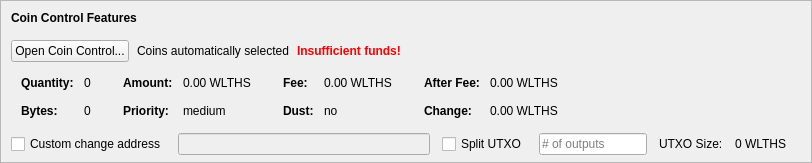
    <widget class="QFrame" name="frameCoinControl">
     <property name="sizePolicy">
      <sizepolicy hsizetype="Expanding" vsizetype="Expanding">
       <horstretch>0</horstretch>
       <verstretch>0</verstretch>
      </sizepolicy>
     </property>
     <property name="maximumSize">
      <size>
       <width>16777215</width>
       <height>16777215</height>
      </size>
     </property>
     <property name="frameShape">
      <enum>QFrame::StyledPanel</enum>
     </property>
     <property name="frameShadow">
      <enum>QFrame::Sunken</enum>
     </property>
     <layout class="QVBoxLayout" name="verticalLayoutCoinControl2">
      <property name="spacing">
       <number>0</number>
      </property>
      <property name="leftMargin">
       <number>0</number>
      </property>
      <property name="topMargin">
       <number>0</number>
      </property>
      <property name="rightMargin">
       <number>0</number>
      </property>
      <property name="bottomMargin">
       <number>6</number>
      </property>
      <item>
       <layout class="QVBoxLayout" name="verticalLayoutCoinControl" stretch="0,0,0,0,1">
        <property name="spacing">
         <number>0</number>
        </property>
        <property name="leftMargin">
         <number>10</number>
        </property>
        <property name="topMargin">
         <number>10</number>
        </property>
        <item>
         <layout class="QHBoxLayout" name="horizontalLayoutCoinControl1">
          <property name="bottomMargin">
           <number>15</number>
          </property>
          <item>
           <widget class="QLabel" name="labelCoinControlFeatures">
            <property name="sizePolicy">
             <sizepolicy hsizetype="Preferred" vsizetype="Maximum">
              <horstretch>0</horstretch>
              <verstretch>0</verstretch>
             </sizepolicy>
            </property>
            <property name="font">
             <font>
              <weight>75</weight>
              <bold>true</bold>
             </font>
            </property>
            <property name="styleSheet">
             <string notr="true">font-weight:bold;</string>
            </property>
            <property name="text">
             <string>Coin Control Features</string>
            </property>
           </widget>
          </item>
         </layout>
        </item>
        <item>
         <layout class="QHBoxLayout" name="horizontalLayoutCoinControl2" stretch="0,0,0,0">
          <property name="spacing">
           <number>8</number>
          </property>
          <property name="bottomMargin">
           <number>10</number>
          </property>
          <item>
           <widget class="QPushButton" name="pushButtonCoinControl">
            <property name="styleSheet">
             <string notr="true"/>
            </property>
            <property name="text">
             <string>Open Coin Control...</string>
            </property>
            <property name="autoDefault">
             <bool>false</bool>
            </property>
           </widget>
          </item>
          <item>
           <widget class="QLabel" name="labelCoinControlAutomaticallySelected">
            <property name="text">
             <string>Coins automatically selected</string>
            </property>
            <property name="margin">
             <number>5</number>
            </property>
           </widget>
          </item>
          <item>
           <widget class="QLabel" name="labelCoinControlInsuffFunds">
            <property name="font">
             <font>
              <weight>75</weight>
              <bold>true</bold>
             </font>
            </property>
            <property name="styleSheet">
             <string notr="true">color:red;font-weight:bold;</string>
            </property>
            <property name="text">
             <string>Insufficient funds!</string>
            </property>
            <property name="margin">
             <number>5</number>
            </property>
           </widget>
          </item>
          <item>
           <spacer name="horizontalSpacerCoinControl">
            <property name="orientation">
             <enum>Qt::Horizontal</enum>
            </property>
            <property name="sizeHint" stdset="0">
             <size>
              <width>40</width>
              <height>1</height>
             </size>
            </property>
           </spacer>
          </item>
         </layout>
        </item>
        <item>
         <widget class="QWidget" name="widgetCoinControl" native="true">
          <property name="sizePolicy">
           <sizepolicy hsizetype="Preferred" vsizetype="Preferred">
            <horstretch>0</horstretch>
            <verstretch>0</verstretch>
           </sizepolicy>
          </property>
          <property name="minimumSize">
           <size>
            <width>0</width>
            <height>0</height>
           </size>
          </property>
          <property name="styleSheet">
           <string notr="true"/>
          </property>
          <layout class="QHBoxLayout" name="horizontalLayoutCoinControl5">
           <property name="leftMargin">
            <number>0</number>
           </property>
           <property name="topMargin">
            <number>0</number>
           </property>
           <property name="rightMargin">
            <number>0</number>
           </property>
           <property name="bottomMargin">
            <number>0</number>
           </property>
           <item>
            <layout class="QHBoxLayout" name="horizontalLayoutCoinControl3" stretch="0,0,0,1">
             <property name="spacing">
              <number>20</number>
             </property>
             <property name="topMargin">
              <number>0</number>
             </property>
             <property name="bottomMargin">
              <number>10</number>
             </property>
             <item>
              <layout class="QFormLayout" name="formLayoutCoinControl1">
               <property name="horizontalSpacing">
                <number>10</number>
               </property>
               <property name="verticalSpacing">
                <number>14</number>
               </property>
               <property name="leftMargin">
                <number>10</number>
               </property>
               <property name="topMargin">
                <number>4</number>
               </property>
               <property name="rightMargin">
                <number>6</number>
               </property>
               <item row="0" column="0">
                <widget class="QLabel" name="labelCoinControlQuantityText">
                 <property name="font">
                  <font>
                   <weight>75</weight>
                   <bold>true</bold>
                  </font>
                 </property>
                 <property name="text">
                  <string>Quantity:</string>
                 </property>
                 <property name="margin">
                  <number>0</number>
                 </property>
                </widget>
               </item>
               <item row="0" column="1">
                <widget class="QLabel" name="labelCoinControlQuantity">
                 <property name="cursor">
                  <cursorShape>IBeamCursor</cursorShape>
                 </property>
                 <property name="contextMenuPolicy">
                  <enum>Qt::ActionsContextMenu</enum>
                 </property>
                 <property name="text">
                  <string notr="true">0</string>
                 </property>
                 <property name="margin">
                  <number>0</number>
                 </property>
                 <property name="textInteractionFlags">
                  <set>Qt::LinksAccessibleByMouse|Qt::TextSelectableByKeyboard|Qt::TextSelectableByMouse</set>
                 </property>
                </widget>
               </item>
               <item row="1" column="0">
                <widget class="QLabel" name="labelCoinControlBytesText">
                 <property name="font">
                  <font>
                   <weight>75</weight>
                   <bold>true</bold>
                  </font>
                 </property>
                 <property name="text">
                  <string>Bytes:</string>
                 </property>
                </widget>
               </item>
               <item row="1" column="1">
                <widget class="QLabel" name="labelCoinControlBytes">
                 <property name="cursor">
                  <cursorShape>IBeamCursor</cursorShape>
                 </property>
                 <property name="contextMenuPolicy">
                  <enum>Qt::ActionsContextMenu</enum>
                 </property>
                 <property name="text">
                  <string notr="true">0</string>
                 </property>
                 <property name="textInteractionFlags">
                  <set>Qt::LinksAccessibleByMouse|Qt::TextSelectableByKeyboard|Qt::TextSelectableByMouse</set>
                 </property>
                </widget>
               </item>
              </layout>
             </item>
             <item>
              <layout class="QFormLayout" name="formLayoutCoinControl2">
               <property name="horizontalSpacing">
                <number>10</number>
               </property>
               <property name="verticalSpacing">
                <number>14</number>
               </property>
               <property name="leftMargin">
                <number>6</number>
               </property>
               <property name="topMargin">
                <number>4</number>
               </property>
               <property name="rightMargin">
                <number>6</number>
               </property>
               <item row="0" column="0">
                <widget class="QLabel" name="labelCoinControlAmountText">
                 <property name="font">
                  <font>
                   <weight>75</weight>
                   <bold>true</bold>
                  </font>
                 </property>
                 <property name="text">
                  <string>Amount:</string>
                 </property>
                 <property name="margin">
                  <number>0</number>
                 </property>
                </widget>
               </item>
               <item row="0" column="1">
                <widget class="QLabel" name="labelCoinControlAmount">
                 <property name="cursor">
                  <cursorShape>IBeamCursor</cursorShape>
                 </property>
                 <property name="contextMenuPolicy">
                  <enum>Qt::ActionsContextMenu</enum>
                 </property>
                 <property name="text">
                  <string notr="true">0.00 WLTHS</string>
                 </property>
                 <property name="textInteractionFlags">
                  <set>Qt::LinksAccessibleByMouse|Qt::TextSelectableByKeyboard|Qt::TextSelectableByMouse</set>
                 </property>
                </widget>
               </item>
               <item row="1" column="0">
                <widget class="QLabel" name="labelCoinControlPriorityText">
                 <property name="font">
                  <font>
                   <weight>75</weight>
                   <bold>true</bold>
                  </font>
                 </property>
                 <property name="text">
                  <string>Priority:</string>
                 </property>
                </widget>
               </item>
               <item row="1" column="1">
                <widget class="QLabel" name="labelCoinControlPriority">
                 <property name="cursor">
                  <cursorShape>IBeamCursor</cursorShape>
                 </property>
                 <property name="contextMenuPolicy">
                  <enum>Qt::ActionsContextMenu</enum>
                 </property>
                 <property name="text">
                  <string>medium</string>
                 </property>
                 <property name="textInteractionFlags">
                  <set>Qt::LinksAccessibleByMouse|Qt::TextSelectableByKeyboard|Qt::TextSelectableByMouse</set>
                 </property>
                </widget>
               </item>
              </layout>
             </item>
             <item>
              <layout class="QFormLayout" name="formLayoutCoinControl3">
               <property name="horizontalSpacing">
                <number>10</number>
               </property>
               <property name="verticalSpacing">
                <number>14</number>
               </property>
               <property name="leftMargin">
                <number>6</number>
               </property>
               <property name="topMargin">
                <number>4</number>
               </property>
               <property name="rightMargin">
                <number>6</number>
               </property>
               <item row="0" column="0">
                <widget class="QLabel" name="labelCoinControlFeeText">
                 <property name="font">
                  <font>
                   <weight>75</weight>
                   <bold>true</bold>
                  </font>
                 </property>
                 <property name="text">
                  <string>Fee:</string>
                 </property>
                 <property name="margin">
                  <number>0</number>
                 </property>
                </widget>
               </item>
               <item row="0" column="1">
                <widget class="QLabel" name="labelCoinControlFee">
                 <property name="cursor">
                  <cursorShape>IBeamCursor</cursorShape>
                 </property>
                 <property name="contextMenuPolicy">
                  <enum>Qt::ActionsContextMenu</enum>
                 </property>
                 <property name="text">
                  <string notr="true">0.00 WLTHS</string>
                 </property>
                 <property name="textInteractionFlags">
                  <set>Qt::LinksAccessibleByMouse|Qt::TextSelectableByKeyboard|Qt::TextSelectableByMouse</set>
                 </property>
                </widget>
               </item>
               <item row="1" column="0">
                <widget class="QLabel" name="labelCoinControlLowOutputText">
                 <property name="font">
                  <font>
                   <weight>75</weight>
                   <bold>true</bold>
                  </font>
                 </property>
                 <property name="text">
                  <string>Dust:</string>
                 </property>
                </widget>
               </item>
               <item row="1" column="1">
                <widget class="QLabel" name="labelCoinControlLowOutput">
                 <property name="cursor">
                  <cursorShape>IBeamCursor</cursorShape>
                 </property>
                 <property name="contextMenuPolicy">
                  <enum>Qt::ActionsContextMenu</enum>
                 </property>
                 <property name="text">
                  <string>no</string>
                 </property>
                 <property name="textInteractionFlags">
                  <set>Qt::LinksAccessibleByMouse|Qt::TextSelectableByKeyboard|Qt::TextSelectableByMouse</set>
                 </property>
                </widget>
               </item>
              </layout>
             </item>
             <item>
              <layout class="QFormLayout" name="formLayoutCoinControl4">
               <property name="horizontalSpacing">
                <number>10</number>
               </property>
               <property name="verticalSpacing">
                <number>14</number>
               </property>
               <property name="leftMargin">
                <number>6</number>
               </property>
               <property name="topMargin">
                <number>4</number>
               </property>
               <property name="rightMargin">
                <number>6</number>
               </property>
               <item row="0" column="0">
                <widget class="QLabel" name="labelCoinControlAfterFeeText">
                 <property name="font">
                  <font>
                   <weight>75</weight>
                   <bold>true</bold>
                  </font>
                 </property>
                 <property name="text">
                  <string>After Fee:</string>
                 </property>
                 <property name="margin">
                  <number>0</number>
                 </property>
                </widget>
               </item>
               <item row="0" column="1">
                <widget class="QLabel" name="labelCoinControlAfterFee">
                 <property name="cursor">
                  <cursorShape>IBeamCursor</cursorShape>
                 </property>
                 <property name="contextMenuPolicy">
                  <enum>Qt::ActionsContextMenu</enum>
                 </property>
                 <property name="text">
                  <string notr="true">0.00 WLTHS</string>
                 </property>
                 <property name="textInteractionFlags">
                  <set>Qt::LinksAccessibleByMouse|Qt::TextSelectableByKeyboard|Qt::TextSelectableByMouse</set>
                 </property>
                </widget>
               </item>
               <item row="1" column="0">
                <widget class="QLabel" name="labelCoinControlChangeText">
                 <property name="font">
                  <font>
                   <weight>75</weight>
                   <bold>true</bold>
                  </font>
                 </property>
                 <property name="text">
                  <string>Change:</string>
                 </property>
                </widget>
               </item>
               <item row="1" column="1">
                <widget class="QLabel" name="labelCoinControlChange">
                 <property name="cursor">
                  <cursorShape>IBeamCursor</cursorShape>
                 </property>
                 <property name="contextMenuPolicy">
                  <enum>Qt::ActionsContextMenu</enum>
                 </property>
                 <property name="text">
                  <string notr="true">0.00 WLTHS</string>
                 </property>
                 <property name="textInteractionFlags">
                  <set>Qt::LinksAccessibleByMouse|Qt::TextSelectableByKeyboard|Qt::TextSelectableByMouse</set>
                 </property>
                </widget>
               </item>
              </layout>
             </item>
            </layout>
           </item>
          </layout>
         </widget>
        </item>
        <item>
         <layout class="QHBoxLayout" name="horizontalLayoutCoinControl4" stretch="0,0,0,0,0,0,0">
          <property name="spacing">
           <number>12</number>
          </property>
          <property name="sizeConstraint">
           <enum>QLayout::SetDefaultConstraint</enum>
          </property>
          <property name="topMargin">
           <number>5</number>
          </property>
          <property name="rightMargin">
           <number>5</number>
          </property>
          <item>
           <widget class="QCheckBox" name="checkBoxCoinControlChange">
            <property name="toolTip">
             <string>If this is activated, but the change address is empty or invalid, change will be sent to a newly generated address.</string>
            </property>
            <property name="text">
             <string>Custom change address</string>
            </property>
           </widget>
          </item>
          <item>
           <widget class="QValidatedLineEdit" name="lineEditCoinControlChange">
            <property name="enabled">
             <bool>false</bool>
            </property>
            <property name="sizePolicy">
             <sizepolicy hsizetype="Expanding" vsizetype="Fixed">
              <horstretch>0</horstretch>
              <verstretch>0</verstretch>
             </sizepolicy>
            </property>
           </widget>
          </item>
          <item>
           <widget class="QCheckBox" name="splitBlockCheckBox">
            <property name="text">
             <string>Split UTXO</string>
            </property>
           </widget>
          </item>
          <item>
           <widget class="QLineEdit" name="splitBlockLineEdit">
            <property name="sizePolicy">
             <sizepolicy hsizetype="Fixed" vsizetype="Fixed">
              <horstretch>50</horstretch>
              <verstretch>0</verstretch>
             </sizepolicy>
            </property>
            <property name="placeholderText">
             <string># of outputs</string>
            </property>
           </widget>
          </item>
          <item>
           <widget class="QLabel" name="labelBlockSizeText">
            <property name="text">
             <string>UTXO Size:</string>
            </property>
           </widget>
          </item>
          <item>
           <widget class="QLabel" name="labelBlockSize">
            <property name="text">
             <string>0 WLTHS</string>
            </property>
           </widget>
          </item>
          <item>
           <widget class="QLabel" name="labelCoinControlChangeLabel">
            <property name="sizePolicy">
             <sizepolicy hsizetype="Preferred" vsizetype="Expanding">
              <horstretch>0</horstretch>
              <verstretch>0</verstretch>
             </sizepolicy>
            </property>
            <property name="minimumSize">
             <size>
              <width>0</width>
              <height>0</height>
             </size>
            </property>
            <property name="text">
             <string/>
            </property>
            <property name="margin">
             <number>3</number>
            </property>
           </widget>
          </item>
         </layout>
        </item>
        <item>
         <spacer name="verticalSpacerCoinControl">
          <property name="orientation">
           <enum>Qt::Vertical</enum>
          </property>
          <property name="sizeHint" stdset="0">
           <size>
            <width>800</width>
            <height>1</height>
           </size>
          </property>
         </spacer>
        </item>
       </layout>
      </item>
     </layout>
    </widget>
